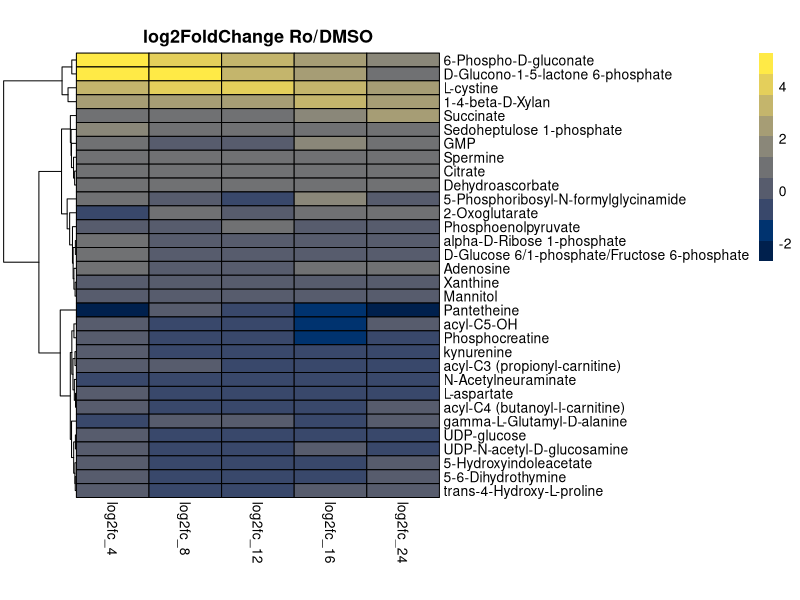
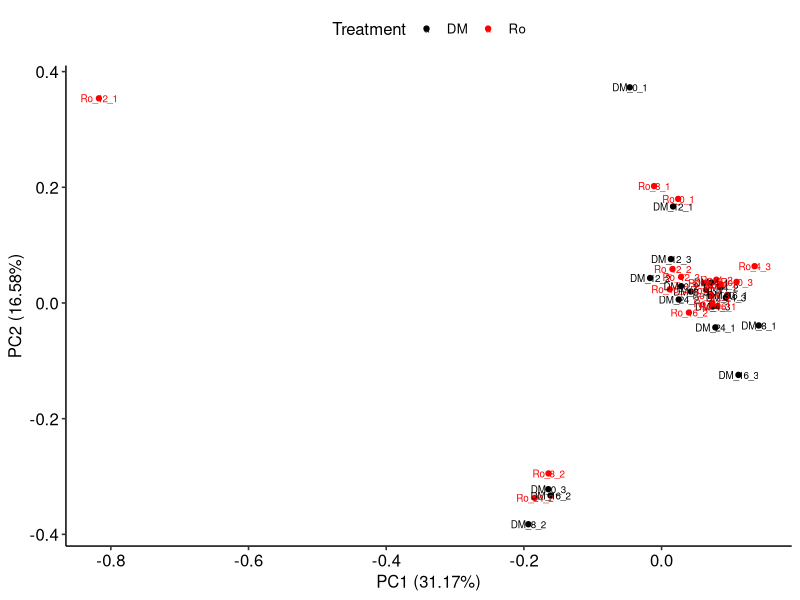
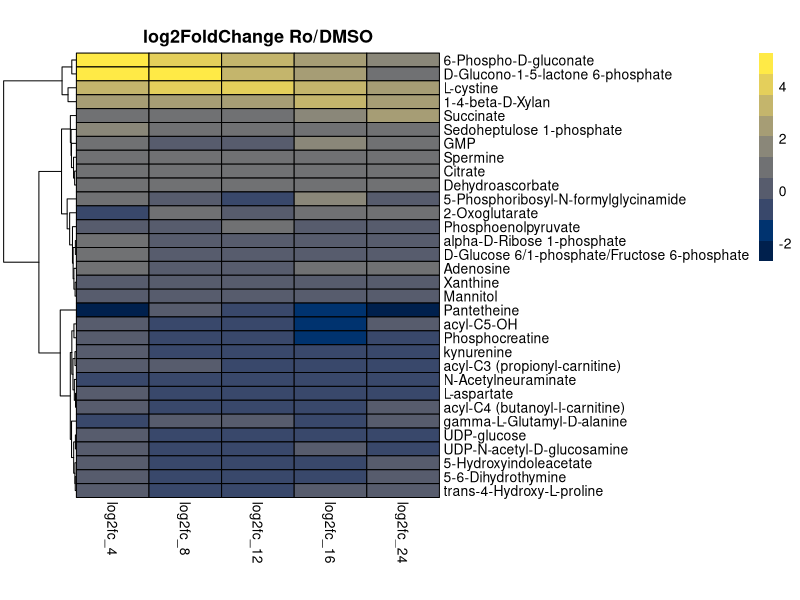
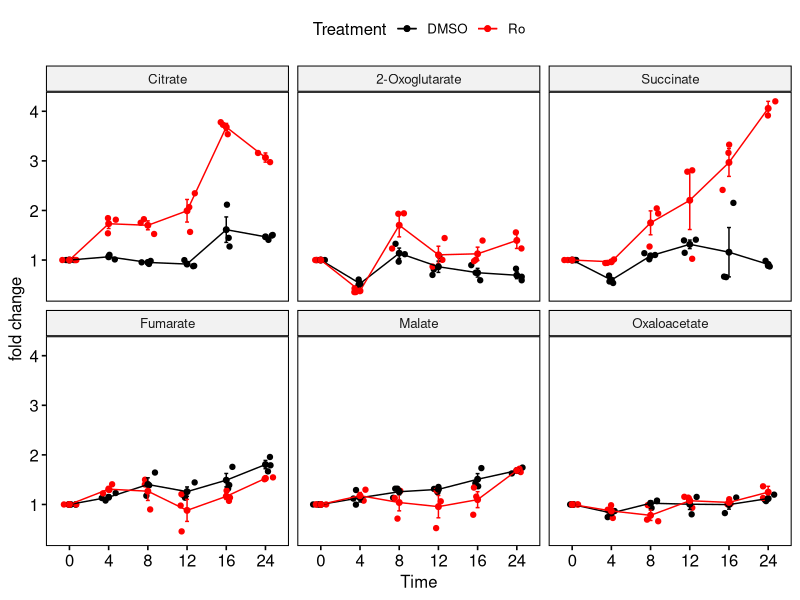

These charts were generated, in order, by the following R code:
## ---- chunk 1
knitr::opts_chunk$set(echo = TRUE)
## ---- chunk 2
library(dplyr)
library(tidyverse)
library(data.table)
library(magrittr)
library(matrixStats)
library(broom)
library(purrr)
library(ggpubr)
library(ggfortify)
library(pheatmap)
library(viridis)
library(here)
## ---- chunk 3
PCA_plot <- function (count_data, metadata) 
{
    rownames(count_data) <- count_data$Metabolite
    count_data$Metabolite<- NULL
    data_Int <- count_data[sapply(count_data, function(x) is.numeric(x))]
    data_Transpose <- as.data.frame(t(data_Int))
    data_Transpose <- as.data.frame(cbind(Sample = rownames(data_Transpose), 
        data_Transpose))
    data_Transpose$Treatment = metadata$Treatment[match(metadata$Sample, 
        data_Transpose$Sample)]
    data_Numeric <- data_Transpose[, !names(data_Transpose) %in% 
        c("Treatment", "Sample")]
    data_Numeric <- data.frame(lapply(data_Numeric, function(x) as.numeric(as.character(x))), 
        check.names = F, row.names = rownames(data_Numeric))
    Plot <- autoplot(prcomp(data_Numeric), data = data_Transpose, 
        colour = c('Treatment') , label = T, label.size = 2.5)+ 
      scale_color_manual(values = c('black','red'))+
      theme_pubr()+
      theme(panel.grid = element_blank())
    return(Plot)
}

get_log2fcHeatmap <- function (count_data, metabolites)
{
  ct_df <- count_data %>% 
    as_tibble() %>%
    filter(KEGG %in% metabolites) %>%
    pivot_longer(cols = 3:37, names_to = "variable", values_to = "valueRE") %>%
    separate(col = variable, into = c("Treatment","Time", "Rep"), sep = "_") %>%
    aggregate(valueRE ~Metabolite+KEGG+Treatment+Time, data = ., mean) %>%
    pivot_wider(names_from = 'Treatment', values_from = 'valueRE') %>% 
    mutate(log2FC = log2(Ro/DM)) %>% 
    pivot_wider(id_cols = c('Metabolite', 'KEGG'), names_from = 'Time', values_from =     log2FC) %>%
    dplyr::select(c(1,7,8,4:6)) %>%
    set_colnames(c('Metabolite', 'log2fc_4', 'log2fc_8', 'log2fc_12', 'log2fc_16', 'log2fc_24')) %>%
    column_to_rownames('Metabolite') %>%
    as.matrix()
  
  htmp <- pheatmap(ct_df,
                   clustering_distance_rows = "euclidean",
                   clustering_method = "ward.D2",
                   cluster_cols = F,
                   color = viridis(10, option = "E", direction = 1),
                   cellheight = 10,
                   border_color = "black",
                   main="log2FoldChange Ro/DMSO")
  return(htmp)
}
## ---- chunk 4
metabolomics_count_df <- read_csv(here('data','timecourse_Ro_cells_metabolomics.csv'))
metabolomics_metadata <- read_csv(here('data','timecourse_Ro_cells_metabolomics_metadata.csv'))

counts_log <- log(metabolomics_count_df[,3:38]) %>%
  cbind(metabolomics_count_df[,1:2], .)
PCA_plt <- PCA_plot(count_data = counts_log, metadata = metabolomics_metadata)

pdf(here('plots','PCA_metabo.pdf'))
PCA_plt
dev.off()

metabolomics_count_df_final <- metabolomics_count_df[,-c(24)] # removing outlier identified in PCA analysis
## ---- chunk 5
#transforming data
lm_table <- as_tibble(metabolomics_count_df) %>% 
  dplyr::select(-c(3:8)) %>%
  pivot_longer(cols = 3:32, names_to = "variable", values_to = "valueRE") %>%
  separate(variable, into = c("Treatment","Time", "Rep"), sep = "_") %>%
  mutate_if(is.character, as.factor)

#applying linear model
lm_metabo <- as_tibble(lm_table) %>% 
  dplyr::select(-Metabolite) %>%
  nest(data = -KEGG) %>%
  mutate(fit = map(data, ~ lm(valueRE ~ Time*Treatment, data = .x)), anova = lapply(fit, anova), tidied = map(anova, tidy)) %>%
  unnest(tidied)

#selecting Ro treatment susceptible metabolites
Ro_metabs <- lm_metabo %>%
  dplyr::select(c('KEGG','term','p.value')) %>%
  mutate(p.adjust = p.adjust(p.value, 'fdr')) %>%
  filter(term == 'Treatment' & p.adjust < 0.05) %>%
  dplyr::select(c('KEGG')) %>%
  mutate_if(is.factor, as.character) %>%
  deframe()

Ro_htmp <- get_log2fcHeatmap(metabolomics_count_df, Ro_metabs)

pdf(here('plots','Suppl_metabo_Ro_treat_htmp.pdf'))
Ro_htmp
dev.off()
## ---- chunk 6
TCA_metabs <- c('C00158','C00026','C00042','C00122','C00149','C00036')
ln_plt_df <- as_tibble(metabolomics_count_df) %>% 
    filter(KEGG %in% TCA_metabs) %>%
    mutate(norm_denominator = rowMeans(.[,3:8])) %>% 
    mutate_at(c(9:37), funs(./norm_denominator)) %>%
    mutate_at(c(3:8), funs(./.)) %>%
    dplyr::select(c(1,3:37))  %>%
    pivot_longer(cols = 2:36, names_to = "variable", values_to = "Fold_change") %>%
    separate(col = variable, into = c("Treatment", 'Time', "Rep"), sep = "_") %>%
    mutate_at(c(4), funs(as.numeric)) %>%
    mutate_if(is.character, as.factor) %>%
    mutate(Time = factor(Time, levels = c(0,4,8,12,16,24)),
           Metabolite = factor(Metabolite, levels = c('Citrate','2-Oxoglutarate','Succinate','Fumarate','Malate','Oxaloacetate')),
           Treatment =  gsub('DM','DMSO', Treatment))

TCA_plt <- ggline(data =  ln_plt_df,
                     x = "Time",
                     y = "Fold_change", 
                     color = "Treatment",
                     palette = c('black','red'),
                     add = c("mean_se", "jitter"), 
                     ylab = "fold change",
                     facet.by = 'Metabolite', nrow = 2)

pdf(here('plots','Suppl_metabo_TCA_metabs_all_ln_plt.pdf'), width = 8, height = 6)
TCA_plt
dev.off()
